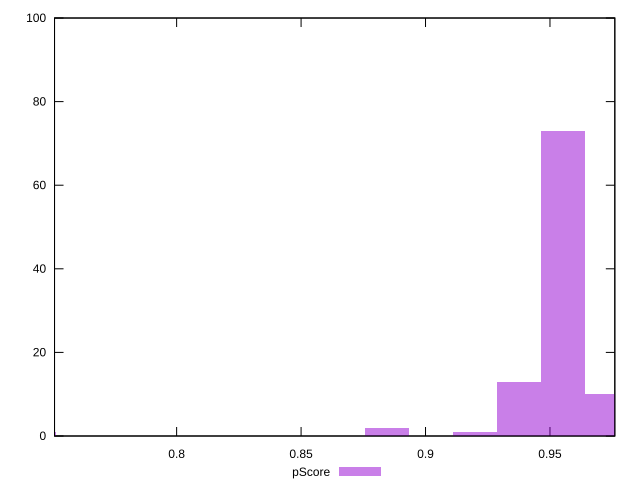

This chart was generated by the following gnuplot code:
reset

$pScore <<EOF
0.9374318224393083 13
0.9551192153155217 73
0.9728066081917351 10
0.919744429563095 1
0.8843696438106683 2
0.7428705008009614 1
EOF

set key outside below
set boxwidth 0.017687392876213365
set xrange [0.7509402667379249:0.9760561330120483]
set yrange [0:100]
set trange [0:100]
set style fill transparent solid 0.5 noborder
set terminal svg size 640, 490 enhanced background rgb 'white'
set output "report_00009_2021-02-08T22-37-41.559Z/mainthread-work-breakdown/samples/pages+cached+noadtech+nomedia/pScore/histogram.svg"

plot $pScore title "pScore" with boxes

reset
